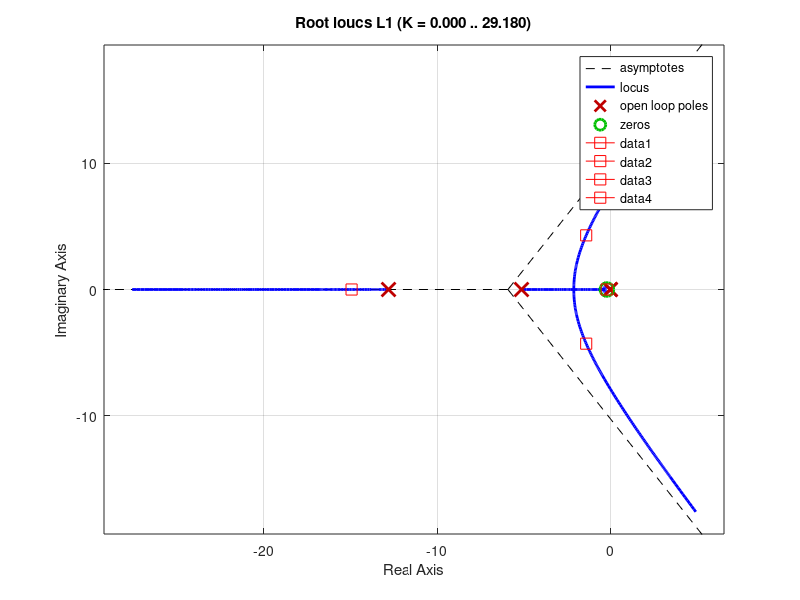
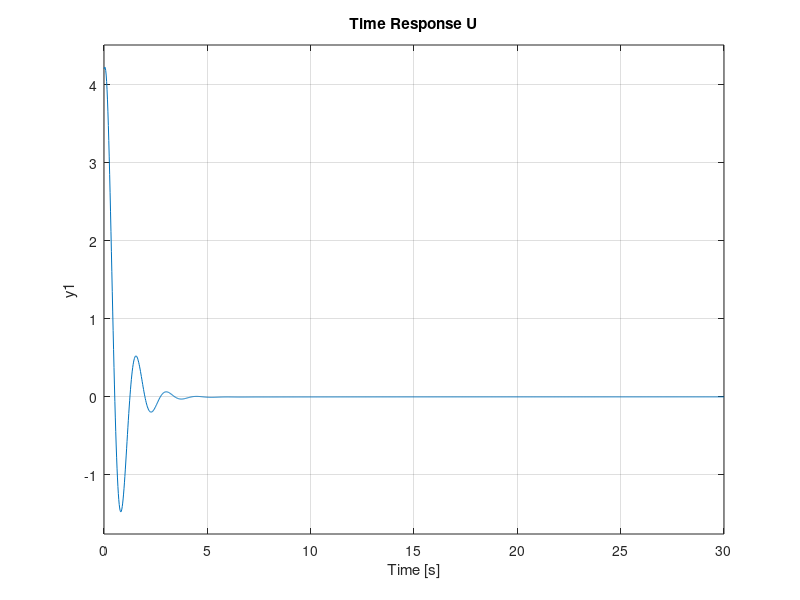
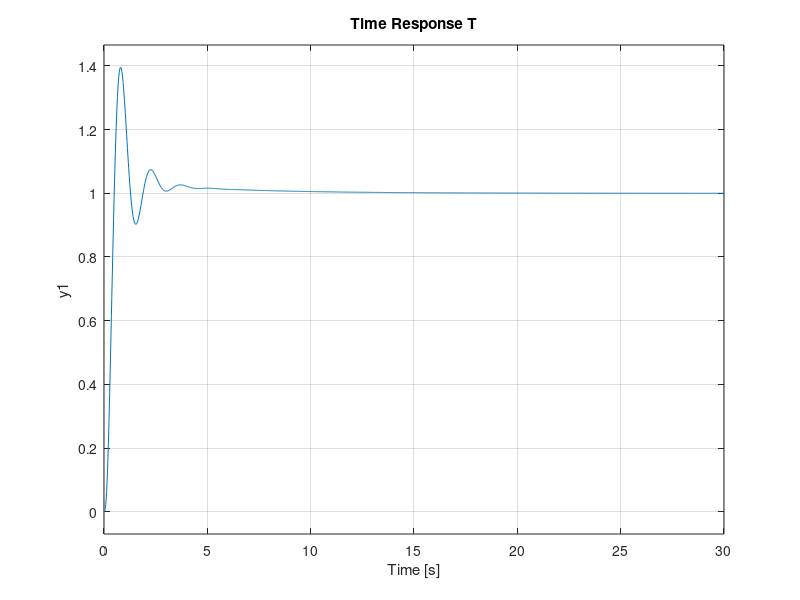

These figures' MATLAB source, in order: (Note: this script raises an error after producing the figures.)
% diseño del controlador para el levitador por el lugar de las raices
% definimos las matrices de estado
tao = 0.1
K= 1
p1 = 4.85

A = [0 1 0; 0 -p1 p1; 0 0 -1/tao]
B = [0 0 K/tao]'
C = [1 0 0]

lev = ss(A,B,C,0)
G = tf(lev)

%%

clc
clear 

s=tf('s');

Num_prac = 0.68975;
Den_prac = s*(s*s*0.01524+s*0.2732+1);

lev= Num_prac/Den_prac;


G = tf(lev);

% diseno del controlador
k=7;
z=-0.2;
%p=-0.1
p=0;
C = zpk([z],[p],k)
%C=20;
L1=C*G;
T=feedback(L1,1)
plc=pole(T);

tam_step =0.05; % m
volt=12;
U=(C*tam_step*volt)/(1+C*G);



% plot de la region de diseno
delete(gcf)

figure(1)
rlocus(L1)

for i =1 : length(plc)
  line(real(plc(i)), imag(plc(i)),  'marker','square', 'color','r', 'markersize', 8)
end


figure(2)
step(U)
title('Time Response U')
grid on


figure(3)
step(T)
title('Time Response T')
grid on
%error
S=1-T;
ep = dcgain(S)

%% Discretización
[As,Bs,Cs,Ds] = tf2ss([0 0 0 0.68975], [0.01524 0.2732 1 0])
[Ad, Bd, Cd, Dd] = c2dm(As,Bs,Cs,Ds, 10^-3,'fwdrec')

load('./datos/PI.mat')

figure(4)
step(T)
legend('Step(T)')
hold all;
plot(t/1000,x1,'r','LineStyle','--')
